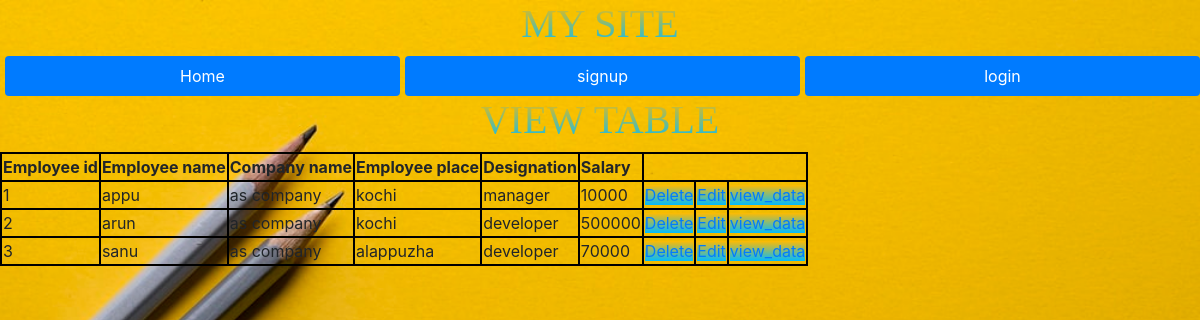
Screenshot of /view/ with the database file from the repository.
### app1/models.py (models this page shows)
class employee(models.Model):
    emp_id=models.IntegerField()
    emp_name=models.CharField(max_length=25)
    place=models.CharField(max_length=25)
    company_name=models.CharField(max_length=25)
    designation=models.CharField(max_length=25)
    salary=models.IntegerField()

### app1/views.py (the view)
# urls.py: path('view/',views.view,name='view'),
def view(request):
    v=employee.objects.all()
    return render(request,'view.html',{"s":v})

### templates/view.html
{% extends 'base.html' %}
{% block body_block%}
<h1> VIEW TABLE</h1>
<table>
  <tr>
    <th>Employee id</th>
    <th>Employee name</th>
    <th>Company name</th>
    <th>Employee place</th>
    <th>Designation</th>
    <th>Salary</th>
  </tr>
  {% for i in s %}
  <tr>
    <td>{{i.emp_id}}</td>
    <td>{{i.emp_name}}</td>
    <td>{{i.company_name}}</td>
    <td>{{i.place}}</td>
    <td>{{i.designation}}</td>
    <td>{{i.salary}}</td>
    <td><a href="{% url 'delete_emp' i.pk %}">Delete</a></td>
    <td><a href="{% url 'edit_emp' i.pk %}">Edit</a></td>
    <td><a href="{% url 'data' i.pk %}">view_data</a></td>
  </tr>
  {% endfor %}
</table>
{% endblock%}

### templates/base.html (shortened to what this page needs)
{% load static %}
<!DOCTYPE html>
<html lang="en">
<head>
    <link rel="stylesheet" href="https://cdn.jsdelivr.net/npm/bootstrap@4.6.2/dist/css/bootstrap.min.css">
    <link rel="stylesheet" href="{% static 'css/newstyle.css' %}">
</head>
<body>
  <h1 class="bg-info">MY SITE</h1>
  <ul class="nav nav-pills nav-justified">
    <li class="nav-item">
      <a class="nav-link active" href="{% url 'home' %}">Home</a>
    </li>
    {% if user.is_authenticated %}
    <li class="nav-item">
      <a class="nav-link active" href="{% url 'password_change' %}">Change password</a>
    </li>
    <li class="nav-item">
      <a class="nav-link active" href="{% url 'logout1' %}">Logout</a>
    </li>
    <li class="nav-item">
      <a class="nav-link active" href="{% url 'view' %}">view_from</a>
    </li>
    <li class="nav-item">
      <a class="nav-link active" href="{% url 'addform' %}">Add details</a>
    </li>
    {% else %}
    <li class="nav-item">
      <a class="nav-link active" href="{% url 'signup1' %}">signup</a>
    </li>
    <li class="nav-item">
      <a class="nav-link active" href="{% url 'login1' %}">login</a>
    </li>
    {% endif %}
    </ul>
    {% block body_block %}
    {% endblock %}
</body>
</html>

### static/css/newstyle.css (style rules this page uses)
body { background: url('../image/im.jpg') no-repeat; background-size: cover; }
h1 { text-align: center; font-family: 'Lobster',cursive; background: -webkit-linear-gradient(rgb(255, 187, 0),#00bbff); -webkit-background-clip: text; -webkit-text-fill-color:transparent ; }
a { background: -webkit-linear-gradient(rgb(255, 187, 0),#00bbff); }
li { padding-left: 5px; }
table ,th,td { border: 2px solid black; }

### rows the page displays
employee: emp_id "1", emp_name "appu", company_name "as company", place "kochi", designation "manager", salary "10000"
employee: emp_id "2", emp_name "arun", company_name "as company", place "kochi", designation "developer", salary "500000"
employee: emp_id "3", emp_name "sanu", company_name "as company", place "alappuzha", designation "developer", salary "70000"
